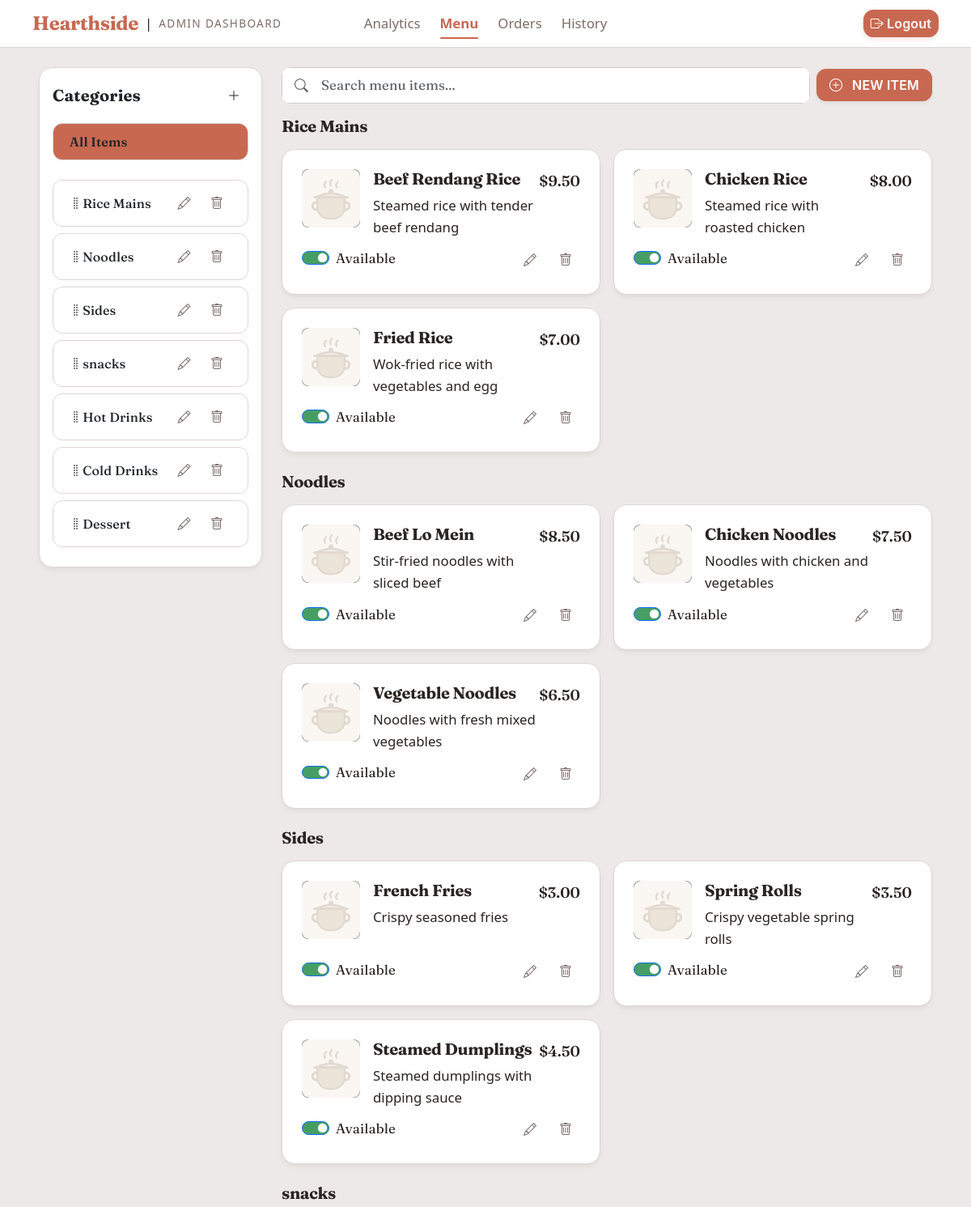
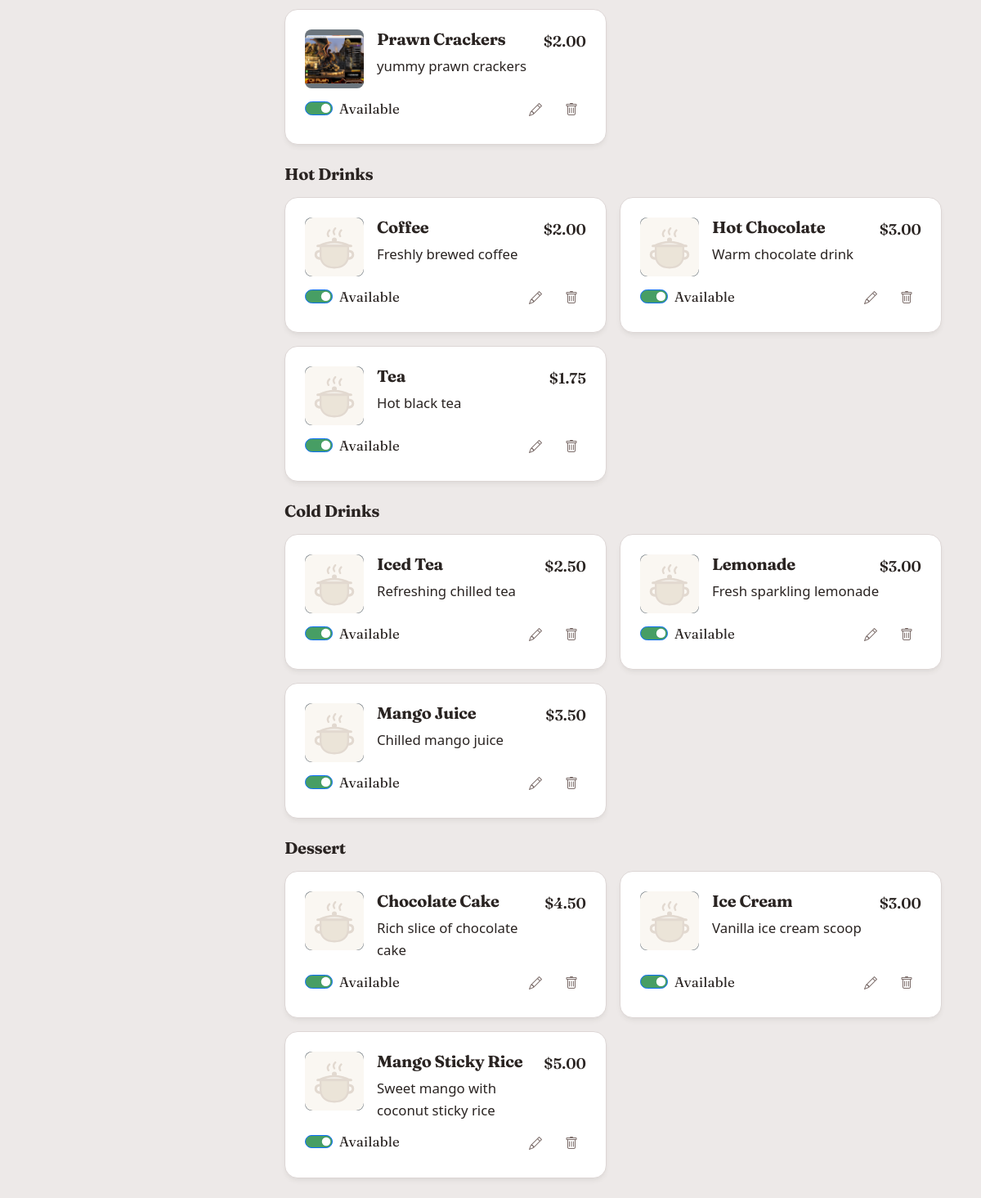
The app's page /admin/manage-menu (signed in) with its own data (2 pictures, top to bottom).
### app/models.py (models this page shows, shortened)
class Category(db.Model):
    __tablename__ = "categories"
    id   = db.Column(db.Integer, primary_key=True)
    name = db.Column(db.String(64), unique=True, nullable=False)
    display_order = db.Column(db.Integer, default=0, nullable=False)
    items = db.relationship("MenuItem", backref="category", lazy=True)

class MenuItem(db.Model):
    __tablename__ = "menu_items"
    id               = db.Column(db.Integer, primary_key=True)
    name             = db.Column(db.String(100), nullable=False)
    description      = db.Column(db.String(255), default="")
    price            = db.Column(db.Float,       nullable=False)
    category_id      = db.Column(db.Integer, db.ForeignKey('categories.id', ondelete='SET NULL'), nullable=True)
    image_filename   = db.Column(db.String(120),  default="placeholder.jpg")
    is_available     = db.Column(db.Boolean,      default=True, nullable=False)
    order_items = db.relationship("OrderItem", back_populates="menu_item")

### app/admin/routes.py (the view)
@admin_bp.route('/manage-menu', methods=['GET'])
def manage_menu():
    search_query = request.args.get('search', '').strip()
    all_items = MenuItem.query.order_by(MenuItem.name.asc()).all()
    categories = Category.query.order_by(Category.display_order.asc()).all()
    categories_by_id = {category.id: category for category in categories}
    items_by_category = defaultdict(list)
    for category in categories:
        items_by_category[category] = []
    for item in all_items:
        category = categories_by_id.get(item.category_id)
        if category is None:
            items_by_category["Uncategorized"].append(item)
        else:
            items_by_category[category].append(item)
    return render_template('admin/manage_menu.html',
                           items_by_category=items_by_category,
                           search_query=search_query,
                           categories=categories)

### app/admin/routes.py (called while the page is built)
@admin_bp.before_request
def require_admin_for_all_admin_routes():
    if request.endpoint == "admin.login":
        return None
    if not current_user.is_authenticated:
        if request.is_json:
            return jsonify({"success": False, "message": "Authentication required."}), 401
        return redirect(url_for("main.index"))
    if getattr(current_user, "role", None) != "admin" and not getattr(current_user, "is_admin", False):
        if request.is_json:
            return jsonify({"success": False, "message": "Admin privileges required."}), 403
        abort(403)

### app/templates/admin/manage_menu.html (shortened to what this page needs)
{% extends "admin_base.html" %} {% block content %}
<div class="container dashboard-desktop-container overflow-y-auto flex-grow-1 pt-4">
    <div class="menu-dashboard-body d-flex flex-column flex-lg-row gap-4">
        <div class="menu-dashboard-left-column col-12 col-md-12 col-lg-3 ">
            <div class="card ">
                <div class="card-body ">
                    <div class="d-flex justify-content-between align-items-center mb-3 ">
                        <h2 class="d-flex flex-row justify-content-between align-items-center w-100 category-header h5 mb-0 headline-font text-dark fw-bold">
                            <div class="label-font">Categories</div>
                            <button
                                type="button"
                                class="btn btn-icon btn-sm p-1"
                                data-bs-toggle="modal"
                                data-bs-target="#addCategoryModal"
                            >
                                <i class="bi bi-plus-lg"></i>
                            </button>
                        </h2>
                    </div>
                    <div class="category-list ">
                        <div class="btn btn-category d-flex justify-content-between align-items-center mb-4 active"
                            data-category-id="all">
                            <span class="label-font text-dark">All Items</span>
                        </div>
                        <div id="sortableCategoryList" class="list-group">
                            {% for category in categories %}
                            <div class="btn btn-category d-flex justify-content-between align-items-center mb-2"
                                data-category-id="{{ category.id }}"
                                data-id="{{category.id}}">
                                <div class="category-label d-flex align-items-center">
                                    <i class="bi bi-grip-vertical text-muted drag-handle pointer" style="cursor: grab;"></i>
                                    <span class="label-font text-dark">{{ category.name }}</span>
                                </div>
                                <div class="category-actions">
                                    <button
                                        type="button"
                                        class="btn btn-icon btn-sm p-1 btn-ghost"
                                        data-bs-toggle="modal"
                                        data-bs-target="#editCategoryModal"
                                        data-action="edit-category"
                                        data-category-id="{{ category.id }}"
                                        data-category-name="{{ category.name }}"
                                    >
                                        <i class="bi bi-pencil"></i>
                                    </button>
                                    <button
                                        type="button"
                                        class="btn btn-icon btn-sm p-1 btn-ghost"
                                        data-action="delete-category"
                                        data-category-id="{{ category.id }}"
                                        data-category-name="{{ category.name }}"
                                    >
                                        <i class="bi bi-trash"></i>
                                    </button>
                                </div>
                            </div>
                            {% endfor %}
                        </div>
                    </div>
                </div>
            </div>
        </div>
        <div class="menu-dashboard-right-column w-100">
            <div class="menu-dashboard-header d-flex flex-row justify-content-between gap-2 g-3 align-items-center mb-3">
                <form
                    method="GET"
                    action="{{ url_for('admin.manage_menu') }}"
                    class="search-bar position-relative w-100"
                >
                    <i
                        class="bi bi-search position-absolute top-50 start-0 translate-middle-y ms-3 text-muted"
                    ></i>
                    <input
                        type="text"
                        id="searchInput"
                        name="search"
                        value="{{ search_query or '' }}"
                        class="form-control border-secondary border-opacity-25 bg-white bg-opacity-70 py-2 ps-5 body-font"
                        placeholder="Search menu items..."
                    />
                </form>
                <button type="button"
                        class="btn btn-primary text-white text-nowrap py-2 px-3 fw-semibold border-0 shadow-sm"
                        data-bs-toggle="modal"
                        data-bs-target="#addItemModal">
                    <i class="bi bi-plus-circle me-1"></i> NEW ITEM
                </button>
            </div>
            {% for category, menu_items in items_by_category.items() %}
            {% if menu_items %}
            <div class="category-section mb-4" data-section-category="{{ category.id }}">
                <h3 class="h5 headline fw-bold mb-3">{{ category.name }}</h3>
                <div class="row row-cols-1 row-cols-md-2 g-3">
                    {% for item in menu_items %}
                    <div class="col menu-item-card"  id="menuItemCard-{{ item.id }}">
                        <div class="card h-100 d-flex gap-2 align-items-center justify-content-between px-4 py-4">
                            <div class="card-content d-flex flex-row gap-3 align-items-start w-100">
                                <div class="card-image overflow-hidden flex-shrink-0 rounded-3 d-flex justify-content-center align-items-center bg-secondary" style="width: 72px; height: 72px;">
                                    <img src="{% if not item.image_filename or item.image_filename == 'placeholder.jpg' %}{{ url_for('static', filename='img/placeholder-pot.svg') }}{% else %}{{ url_for('static', filename='uploads/' + item.image_filename) }}{% endif %}"
                                            class="card-img-top object-fit-cover w-100" >
                                </div>
                                <div class="card-main d-flex flex-row justify-content-between w-100">
                                    <div class="card-text">
                                        <h5 class="card-title">{{ item.name }}</h5>
                                        <p class="card-text">{{ item.description }}</p>
                                    </div>
                                    <div class="card-price d-flex flex-column align-items-start h-100">
                                        <p class="price-tag ">${{ "{:,.2f}".format(item.price) }}</p>
                                    </div>
                                </div>
                            </div>
                            <div class="card-actions bg-transparent border-0 d-flex justify-content-between align-items-center w-100">
                                <div class="form-check form-switch">
                                    <input class="form-check-input"
                                        type="checkbox"
                                        role="switch"
                                        id="switch_{{ item.id }}"
                                        onchange="toggleVisibility(this, '{{ item.id }}')"
                                        {% if item.is_available %}checked{% endif %}>
                                    <label class="form-check-label" id="label_{{ item.id }}" for="switch_{{ item.id }}">{% if item.is_available %}Available{% else %}Unavailable{% endif %}</label>
                                </div>
                                <div class="d-flex gap-2">
                                    <button type="button" class="btn btn-sm btn-icon btn-ghost"
                                            data-action="edit"
                                            data-item-id="{{ item.id }}"
                                            data-item-name="{{ item.name }}">
                                            <i class="bi bi-pencil"></i>
                                    </button>
                                    <button type="button" class="btn btn-sm btn-icon btn-ghost-danger"
                                            data-action="delete-item"
                                            data-item-id="{{ item.id }}"
                                            data-item-name="{{ item.name }}">
                                        <i class="bi bi-trash"></i>
                                    </button>
                                </div>
                            </div>
                        </div>
                    </div>
                    {% endfor %}
                </div>
            </div>
            {% endif %}
            {% endfor %}
        </div>
    </div>
</div>
{% endblock %}

### app/templates/admin_base.html (shortened to what this page needs)
<!DOCTYPE html>
<html lang="en">
<head>
  <link href="https://cdn.jsdelivr.net/npm/bootstrap@5.3.3/dist/css/bootstrap.min.css" rel="stylesheet" />
  <link rel="stylesheet" href="https://cdn.jsdelivr.net/npm/bootstrap-icons@1.13.1/font/bootstrap-icons.min.css">
    <link rel="stylesheet" href="{{ url_for('static', filename='scss/main.css') }}">
</head>
<body class="vh-100 overflow-hidden d-flex flex-column">
    <nav class="app-navbar flex-shrink-0 ">
        <div class="container justify-content-between d-flex container-fluid">
            <div class="brand-container col-6 col-lg-4 d-flex align-items-center gap-2">
                <a href="{{ url_for('main.index') }}" class="h4 brand-title fw-bolder  m-0 text-decoration-none">Hearthside</a>
                <span class="brand-divider d-none d-md-inline" aria-hidden="true">|</span>
                <span class="brand-tagline fw-light fs-7     d-none d-md-inline">Admin Dashboard</span>
            </div>
            <div class="nav-links d-none d-lg-flex col-lg-4 d-none d-lg-flex justify-content-center align-items-center gap-4">
            <a class="nav-item-link {% if request.endpoint == 'admin.index' %}active{% endif %}" href="/admin/">Analytics</a>
            <a class="nav-item-link {% if request.endpoint == 'admin.manage_menu' %}active{% endif %}" href="/admin/manage-menu">Menu</a>
            <a class="nav-item-link {% if request.endpoint == 'admin.order_management' %}active{% endif %}" href="/admin/orders">Orders</a>
            <a class="nav-item-link {% if request.endpoint == 'admin.order_history' %}active{% endif %}" href="/admin/history">History</a>
            </div>
            <div class="nav-actions col-6 col-lg-4 d-flex justify-content-end align-items-center gap-2">
                <button class="btn btn-navbar btn-primary  d-flex py-1 gap-1 justify-content-center p-2">
                    <i class="bi bi-box-arrow-right"></i>
                    <div id="adminLogoutBtn" class="label">Logout</div>
                </button>
            </div>
        </div>
    </nav>
    <main class="container container-fluid flex-grow-1 d-flex flex-column overflow-hidden">
            {% block content %}{% endblock %}
    </main>
</body>
</html>

### records on screen
Category: name "Rice Mains"
Category: name "Noodles"
Category: name "Sides"
Category: name "snacks"
Category: name "Hot Drinks"
Category: name "Cold Drinks"
Category: name "Dessert"
MenuItem: name "Beef Rendang Rice", description "Steamed rice with tender beef rendang", price "9.50", is_available "☑", shows "Available"
MenuItem: name "Chicken Rice", description "Steamed rice with roasted chicken", price "8.00", is_available "☑", shows "Available"
MenuItem: name "Fried Rice", description "Wok-fried rice with vegetables and egg", price "7.00", is_available "☑", shows "Available"
MenuItem: name "Beef Lo Mein", description "Stir-fried noodles with sliced beef", price "8.50", is_available "☑", shows "Available"
MenuItem: name "Chicken Noodles", description "Noodles with chicken and vegetables", price "7.50", is_available "☑", shows "Available"
MenuItem: name "Vegetable Noodles", description "Noodles with fresh mixed vegetables", price "6.50", is_available "☑", shows "Available"
MenuItem: name "French Fries", description "Crispy seasoned fries", price "3.00", is_available "☑", shows "Available"
MenuItem: name "Spring Rolls", description "Crispy vegetable spring rolls", price "3.50", is_available "☑", shows "Available"
MenuItem: name "Steamed Dumplings", description "Steamed dumplings with dipping sauce", price "4.50", is_available "☑", shows "Available"
MenuItem: image_filename (picture), name "Prawn Crackers", description "yummy prawn crackers", price "2.00", is_available "☑", shows "Available"
MenuItem: name "Coffee", description "Freshly brewed coffee", price "2.00", is_available "☑", shows "Available"
MenuItem: name "Hot Chocolate", description "Warm chocolate drink", price "3.00", is_available "☑", shows "Available"
MenuItem: name "Tea", description "Hot black tea", price "1.75", is_available "☑", shows "Available"
MenuItem: name "Iced Tea", description "Refreshing chilled tea", price "2.50", is_available "☑", shows "Available"
MenuItem: name "Lemonade", description "Fresh sparkling lemonade", price "3.00", is_available "☑", shows "Available"
MenuItem: name "Mango Juice", description "Chilled mango juice", price "3.50", is_available "☑", shows "Available"
MenuItem: name "Chocolate Cake", description "Rich slice of chocolate cake", price "4.50", is_available "☑", shows "Available"
MenuItem: name "Ice Cream", description "Vanilla ice cream scoop", price "3.00", is_available "☑", shows "Available"
MenuItem: name "Mango Sticky Rice", description "Sweet mango with coconut sticky rice", price "5.00", is_available "☑", shows "Available"
